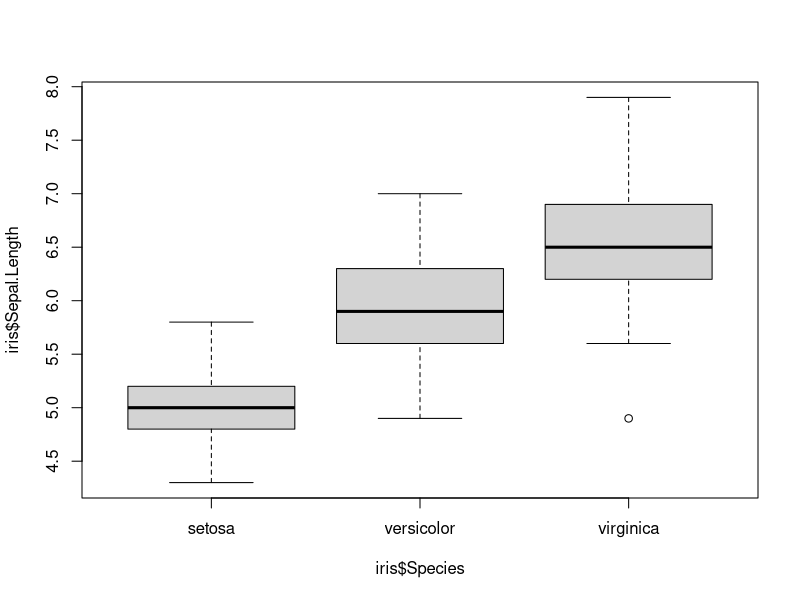
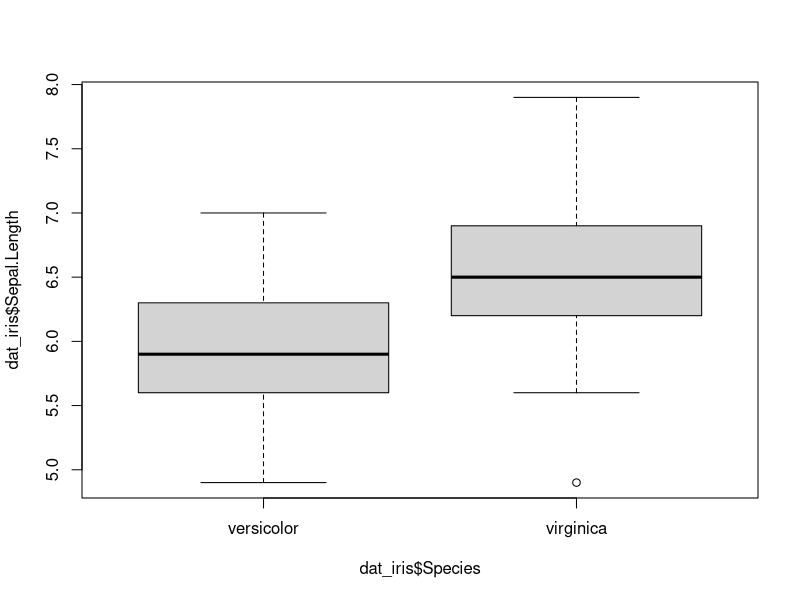

The R script that drew these images, in order:
data("iris")
boxplot(iris$Sepal.Length ~ iris$Species)

dat_iris <- subset(iris, Species %in% c("versicolor", "virginica"))

# Eliminar un factor que se desecho de la base de datos original
dat_iris$Species <- droplevels(dat_iris$Species) 
boxplot(dat_iris$Sepal.Length ~ dat_iris$Species)

# H0 = la media de SL de virginica es mayor que la media de versicolor

t.test(dat_iris$Sepal.Length ~ dat_iris$Species, 
       alternative = "greater", var.equal = T)

tapply(dat_iris$Sepal.Length, dat_iris$Species, mean)

